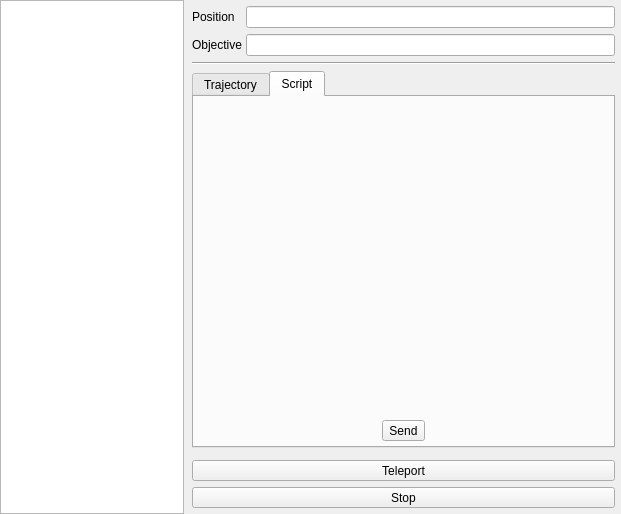
<?xml version="1.0" encoding="UTF-8"?>
<ui version="4.0">
 <class>RemoteControlView</class>
 <widget class="QWidget" name="RemoteControlView">
  <property name="geometry">
   <rect>
    <x>0</x>
    <y>0</y>
    <width>621</width>
    <height>514</height>
   </rect>
  </property>
  <property name="windowTitle">
   <string>Form</string>
  </property>
  <layout class="QHBoxLayout" name="horizontalLayout">
   <property name="spacing">
    <number>2</number>
   </property>
   <property name="leftMargin">
    <number>0</number>
   </property>
   <property name="topMargin">
    <number>0</number>
   </property>
   <property name="rightMargin">
    <number>0</number>
   </property>
   <property name="bottomMargin">
    <number>0</number>
   </property>
   <item>
    <widget class="Tools::StrategyView" name="graphicsView"/>
   </item>
   <item>
    <widget class="QWidget" name="widget" native="true">
     <property name="minimumSize">
      <size>
       <width>435</width>
       <height>0</height>
      </size>
     </property>
     <layout class="QGridLayout" name="gridLayout">
      <property name="leftMargin">
       <number>6</number>
      </property>
      <property name="topMargin">
       <number>6</number>
      </property>
      <property name="rightMargin">
       <number>6</number>
      </property>
      <property name="bottomMargin">
       <number>6</number>
      </property>
      <property name="horizontalSpacing">
       <number>4</number>
      </property>
      <property name="verticalSpacing">
       <number>6</number>
      </property>
      <item row="4" column="0">
       <widget class="QWidget" name="widget_2" native="true">
        <layout class="QVBoxLayout" name="verticalLayout">
         <property name="spacing">
          <number>2</number>
         </property>
         <property name="leftMargin">
          <number>0</number>
         </property>
         <property name="topMargin">
          <number>0</number>
         </property>
         <property name="rightMargin">
          <number>0</number>
         </property>
         <property name="bottomMargin">
          <number>0</number>
         </property>
        </layout>
       </widget>
      </item>
      <item row="3" column="0" colspan="2">
       <widget class="QTabWidget" name="tabControler">
        <property name="currentIndex">
         <number>1</number>
        </property>
        <widget class="QWidget" name="tabTrajectory">
         <attribute name="title">
          <string>Trajectory</string>
         </attribute>
         <layout class="QVBoxLayout" name="verticalLayout_2">
          <property name="leftMargin">
           <number>0</number>
          </property>
          <property name="topMargin">
           <number>5</number>
          </property>
          <property name="rightMargin">
           <number>0</number>
          </property>
          <property name="bottomMargin">
           <number>0</number>
          </property>
          <item>
           <layout class="QHBoxLayout" name="horizontalLayout_2">
            <item>
             <widget class="QLabel" name="label_3">
              <property name="text">
               <string>Trajectory</string>
              </property>
             </widget>
            </item>
            <item>
             <spacer name="horizontalSpacer">
              <property name="orientation">
               <enum>Qt::Horizontal</enum>
              </property>
              <property name="sizeHint" stdset="0">
               <size>
                <width>40</width>
                <height>20</height>
               </size>
              </property>
             </spacer>
            </item>
            <item>
             <widget class="QToolButton" name="btnSaveTrajectory">
              <property name="text">
               <string>Save</string>
              </property>
             </widget>
            </item>
            <item>
             <widget class="QToolButton" name="btnLoadTrajectory">
              <property name="text">
               <string>Load  </string>
              </property>
             </widget>
            </item>
            <item>
             <widget class="Line" name="line_2">
              <property name="orientation">
               <enum>Qt::Vertical</enum>
              </property>
             </widget>
            </item>
            <item>
             <widget class="QToolButton" name="btnManageTrajectories">
              <property name="text">
               <string>Manage</string>
              </property>
             </widget>
            </item>
           </layout>
          </item>
          <item>
           <widget class="QScrollArea" name="framePoints">
            <property name="verticalScrollBarPolicy">
             <enum>Qt::ScrollBarAlwaysOn</enum>
            </property>
            <property name="widgetResizable">
             <bool>true</bool>
            </property>
            <widget class="QWidget" name="scrollAreaWidgetContents">
             <property name="geometry">
              <rect>
               <x>0</x>
               <y>0</y>
               <width>191</width>
               <height>68</height>
              </rect>
             </property>
             <layout class="QVBoxLayout" name="pointsLayout">
              <property name="spacing">
               <number>3</number>
              </property>
              <property name="leftMargin">
               <number>6</number>
              </property>
              <property name="topMargin">
               <number>6</number>
              </property>
              <property name="rightMargin">
               <number>6</number>
              </property>
              <property name="bottomMargin">
               <number>6</number>
              </property>
              <item>
               <layout class="QHBoxLayout" name="horizontalLayout_3">
                <item>
                 <spacer name="horizontalSpacer_3">
                  <property name="orientation">
                   <enum>Qt::Horizontal</enum>
                  </property>
                  <property name="sizeHint" stdset="0">
                   <size>
                    <width>40</width>
                    <height>20</height>
                   </size>
                  </property>
                 </spacer>
                </item>
                <item>
                 <widget class="QToolButton" name="btnSend">
                  <property name="enabled">
                   <bool>false</bool>
                  </property>
                  <property name="text">
                   <string>Send</string>
                  </property>
                 </widget>
                </item>
                <item>
                 <spacer name="horizontalSpacer_2">
                  <property name="orientation">
                   <enum>Qt::Horizontal</enum>
                  </property>
                  <property name="sizeHint" stdset="0">
                   <size>
                    <width>40</width>
                    <height>20</height>
                   </size>
                  </property>
                 </spacer>
                </item>
                <item>
                 <widget class="QToolButton" name="btnAddPoint">
                  <property name="text">
                   <string>+</string>
                  </property>
                 </widget>
                </item>
               </layout>
              </item>
              <item>
               <spacer name="verticalSpacer">
                <property name="orientation">
                 <enum>Qt::Vertical</enum>
                </property>
                <property name="sizeHint" stdset="0">
                 <size>
                  <width>20</width>
                  <height>40</height>
                 </size>
                </property>
               </spacer>
              </item>
              <item>
               <layout class="QHBoxLayout" name="horizontalLayout_5">
                <item>
                 <widget class="QComboBox" name="cbMoveType">
                  <property name="sizePolicy">
                   <sizepolicy hsizetype="Expanding" vsizetype="Fixed">
                    <horstretch>0</horstretch>
                    <verstretch>0</verstretch>
                   </sizepolicy>
                  </property>
                  <item>
                   <property name="text">
                    <string>TURN_THEN_MOVE</string>
                   </property>
                  </item>
                  <item>
                   <property name="text">
                    <string>TURN_AND_MOVE</string>
                   </property>
                  </item>
                  <item>
                   <property name="text">
                    <string>TURN_ONLY</string>
                   </property>
                  </item>
                  <item>
                   <property name="text">
                    <string>MOVE_ONLY</string>
                   </property>
                  </item>
                 </widget>
                </item>
               </layout>
              </item>
             </layout>
            </widget>
           </widget>
          </item>
         </layout>
         <zorder></zorder>
         <zorder>framePoints</zorder>
        </widget>
        <widget class="QWidget" name="tabScript">
         <attribute name="title">
          <string>Script</string>
         </attribute>
         <layout class="QVBoxLayout" name="verticalLayout_3">
          <property name="spacing">
           <number>5</number>
          </property>
          <property name="leftMargin">
           <number>0</number>
          </property>
          <property name="topMargin">
           <number>5</number>
          </property>
          <property name="rightMargin">
           <number>0</number>
          </property>
          <property name="bottomMargin">
           <number>5</number>
          </property>
          <item>
           <widget class="NSEditor" name="nsEditor" native="true">
            <property name="sizePolicy">
             <sizepolicy hsizetype="Preferred" vsizetype="Expanding">
              <horstretch>0</horstretch>
              <verstretch>0</verstretch>
             </sizepolicy>
            </property>
           </widget>
          </item>
          <item>
           <layout class="QHBoxLayout" name="horizontalLayout_6">
            <item>
             <widget class="QToolButton" name="btnRunScript">
              <property name="text">
               <string>Send</string>
              </property>
             </widget>
            </item>
           </layout>
          </item>
         </layout>
        </widget>
       </widget>
      </item>
      <item row="0" column="1">
       <widget class="QLineEdit" name="lePosition">
        <property name="sizePolicy">
         <sizepolicy hsizetype="Minimum" vsizetype="Fixed">
          <horstretch>0</horstretch>
          <verstretch>0</verstretch>
         </sizepolicy>
        </property>
       </widget>
      </item>
      <item row="1" column="1">
       <widget class="QLineEdit" name="leObjective">
        <property name="sizePolicy">
         <sizepolicy hsizetype="Minimum" vsizetype="Fixed">
          <horstretch>0</horstretch>
          <verstretch>0</verstretch>
         </sizepolicy>
        </property>
       </widget>
      </item>
      <item row="1" column="0">
       <widget class="QLabel" name="label_2">
        <property name="sizePolicy">
         <sizepolicy hsizetype="Fixed" vsizetype="Preferred">
          <horstretch>0</horstretch>
          <verstretch>0</verstretch>
         </sizepolicy>
        </property>
        <property name="text">
         <string>Objective</string>
        </property>
       </widget>
      </item>
      <item row="2" column="0" colspan="2">
       <widget class="Line" name="line_3">
        <property name="orientation">
         <enum>Qt::Horizontal</enum>
        </property>
       </widget>
      </item>
      <item row="6" column="0" colspan="2">
       <widget class="QToolButton" name="btnStop">
        <property name="sizePolicy">
         <sizepolicy hsizetype="Preferred" vsizetype="Fixed">
          <horstretch>0</horstretch>
          <verstretch>0</verstretch>
         </sizepolicy>
        </property>
        <property name="text">
         <string>Stop</string>
        </property>
       </widget>
      </item>
      <item row="5" column="0" colspan="2">
       <widget class="QToolButton" name="btnTeleport">
        <property name="sizePolicy">
         <sizepolicy hsizetype="Preferred" vsizetype="Fixed">
          <horstretch>0</horstretch>
          <verstretch>0</verstretch>
         </sizepolicy>
        </property>
        <property name="text">
         <string>Teleport</string>
        </property>
       </widget>
      </item>
      <item row="0" column="0">
       <widget class="QLabel" name="label">
        <property name="sizePolicy">
         <sizepolicy hsizetype="Fixed" vsizetype="Preferred">
          <horstretch>0</horstretch>
          <verstretch>0</verstretch>
         </sizepolicy>
        </property>
        <property name="text">
         <string>Position</string>
        </property>
       </widget>
      </item>
     </layout>
    </widget>
   </item>
  </layout>
 </widget>
 <customwidgets>
  <customwidget>
   <class>NSEditor</class>
   <extends>QWidget</extends>
   <header>NSEditor.h</header>
   <container>1</container>
  </customwidget>
  <customwidget>
   <class>Tools::StrategyView</class>
   <extends>QGraphicsView</extends>
   <header>StrategyView.h</header>
  </customwidget>
 </customwidgets>
 <resources/>
 <connections/>
</ui>
